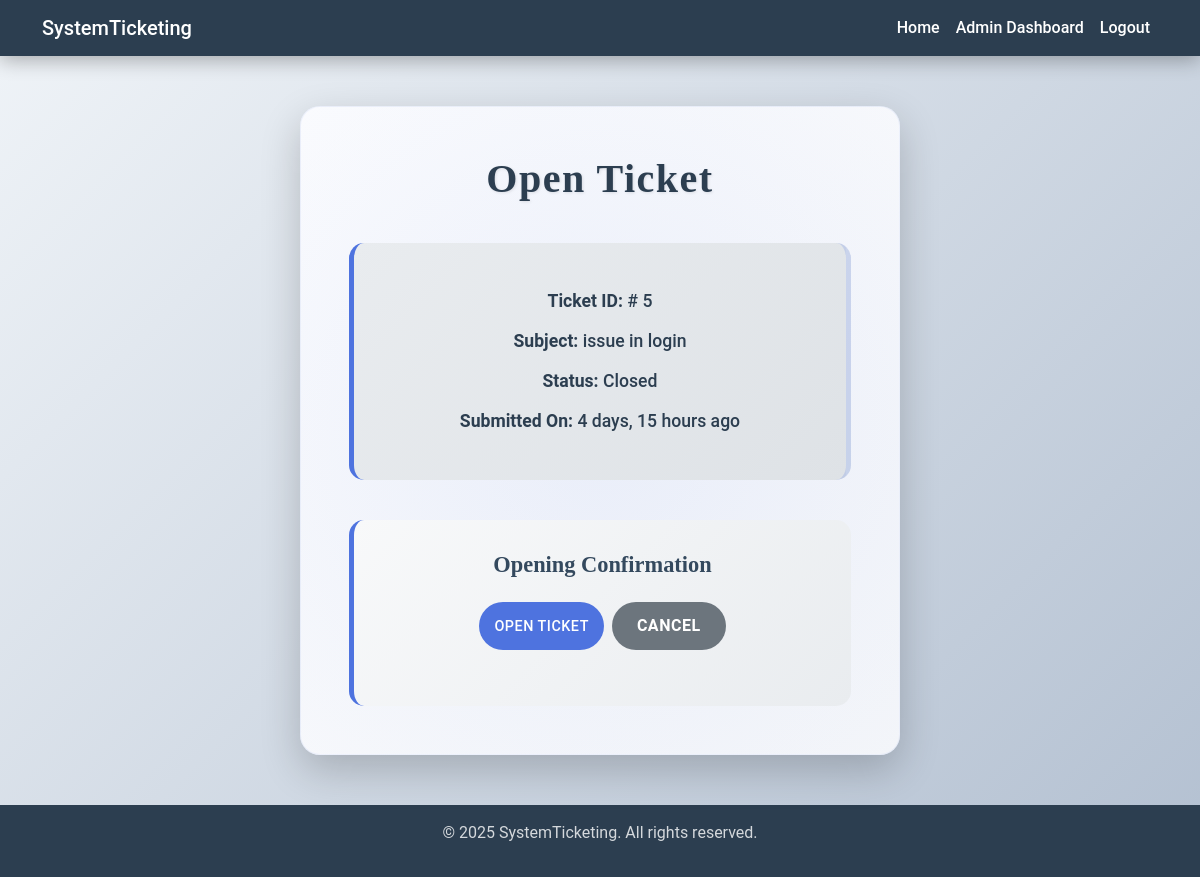
The page /ticket/open/5/ (signed in) on the database its author committed.
### ticket/models.py (models this page shows, shortened)
class TimeStampedModel(models.Model):
    created_at = models.DateTimeField(auto_now_add=True)
    updated_at = models.DateTimeField(auto_now=True)
    class Meta:
        abstract = True

class Ticket(TimeStampedModel):
    subject = models.CharField(max_length=200)
    description = models.TextField()
    user = models.ForeignKey(User, on_delete=models.CASCADE, related_name='user_ticket')
    file = models.FileField(upload_to='tickets/%Y/%m/%d', null=True, blank=True)
    status = models.CharField(max_length=50, choices=STARTS_CHOICES, default='Open')

### ticket/views.py (the view, shortened to what this page needs)
# urls.py: path('open/<ticket_id>/', views.TicketOpenView.as_view(), name='ticket-open'),
class TicketOpenView(LoginRequiredMixin, View):
    template_name = 'ticket/open-ticket.html'
    def setup(self, request, *args, **kwargs):
        self.user_ticket = get_object_or_404(Ticket, id=kwargs['ticket_id'])
        super().setup(request, *args, **kwargs)
    def dispatch(self, request, *args, **kwargs):
        if not (request.user == self.user_ticket.user or request.user.is_staff):
            messages.error(request, 'You can not open others ticket!!!', 'danger')
            return redirect('home:home')
        return super().dispatch(request, *args, **kwargs)
    def get(self, request, *args, **kwargs):
        ticket = self.user_ticket
        return render(request, self.template_name, {'ticket': ticket})

### ticket/templates/ticket/open-ticket.html (shortened to what this page needs)
{% extends 'main.html' %}
{% block main %}
    <div class="content">
        <div class="close-ticket-card">
            <h2>Open Ticket</h2>
            <div class="ticket-info">
                <p><strong>Ticket ID:</strong> # {{ ticket.id }}</p>
                <p><strong>Subject:</strong> {{ ticket.subject }}</p>
                <p><strong>Status:</strong> {{ ticket.status }}</p>
                <p><strong>Submitted On:</strong> {{ ticket.created_at|timesince }} ago</p>
            </div>
            <div class="close-form">
                <h4>Opening Confirmation</h4>
                <form action="{% url 'ticket:ticket-open' ticket.id %}" method="POST">
                    <div class="form-group mb-4">
                        <div class="button-group">
                            <input type="submit" class="btn btn-primary" value="Open Ticket">
                            <a href="{% url 'ticket:ticket-detail' ticket.id %}" class="btn btn-secondary">Cancel</a>
                        </div>
                    </div>
                </form>
            </div>
        </div>
    </div>
{% endblock %}

### static/css/main.css (style rules this page uses)
.btn-danger,.btn-primary,.btn-secondary { text-transform:uppercase;letter-spacing:.5px }
.close-form h4,.response-form h4,.summary-card h4,.ticket-section h4 { font-family:'Playfair Display',serif }
.button-group,.content,body { display:flex }
html { height:100% }
body { flex-direction:column;background-attachment:fixed }
.btn-primary,.feature-icon { background:var(--primary-color) }
.content { justify-content:center;align-items:center;justify-content:center;min-height:calc(100vh - 56px) }
.btn-primary,.ticket-table th { background:#3498db }
:root { --primary-color:#4e73df;--secondary-color:#1cc88a;--dark-color:#2c3e50;--primary-color:#4e73df;--secondary-color:#1cc88a;--dark-color:#2c3e50;--light-bg:#f8f9fa;--primary-color:#4e73df;--secondary-color:#1cc88a;--dark-color:#2c3e50;--danger-color:#e74c3c;--primary-color:#4e73df;--secondary-color:#1cc88a;--dark-color:#2c3e50;--danger-color:#e74c3c;--accent-gradient:linear-gradient(90deg, #6c757d, #343a40) }
.button-group { justify-content:center }
body { flex-direction:column }
.content { flex:1;justify-content:center;align-items:flex-start }
.admin-dashboard-card,.close-ticket-card,.ticket-detail-card { box-shadow:0 15px 40px rgba(0,0,0,.2);position:relative }
.ticket-info { border-left:4px solid var(--primary-color) }
.btn-primary { background:var(--primary-color) }
.admin-dashboard-card::before,.close-ticket-card::before,.open-tickets-card::before,.ticket-detail-card::before { content:'';position:absolute;top:-50%;left:-50%;width:200%;height:200%;background:radial-gradient(circle,rgba(78,115,223,.1) 0,transparent 70%);z-index:0;animation:15s linear infinite rotate }
.admin-dashboard-card>*,.close-ticket-card>*,.open-tickets-card>*,.ticket-detail-card>*,.ticket-section>* { position:relative;z-index:1 }
.admin-dashboard-card h2,.close-ticket-card h2,.open-tickets-card h2,.ticket-detail-card h2 { color:var(--dark-color);margin-bottom:2.5rem;text-align:center;font-family:'Playfair Display',serif;font-size:2.5rem;font-weight:700;text-shadow:1px 1px 3px rgba(0,0,0,.1);letter-spacing:1.5px }
.close-form,.response-form { margin-top:2.5rem;padding:2rem;background:linear-gradient(135deg,#f8f9fa 0,#e9ecef 100%);border-radius:15px;border-left:5px solid var(--primary-color) }
.close-form h4,.response-form h4 { color:#34495e;margin-bottom:1.5rem;font-size:1.4rem;font-weight:600;text-align:center }
.close-ticket-card { background:linear-gradient(135deg,#fff 0,#f8f9fa 100%);padding:3rem;border-radius:20px;width:100%;max-width:600px;transition:transform .4s,box-shadow .4s;border:1px solid rgba(78,115,223,.1);overflow:hidden }
.ticket-info { background:linear-gradient(135deg,#e9ecef 0,#dee2e6 100%);padding:2rem;border-radius:15px;margin-bottom:2.5rem;border-left:5px solid var(--primary-color);border-right:5px solid rgba(78,115,223,.2);text-align:center }
.ticket-info p { color:#2c3e50;font-size:1.1rem;margin:.75rem 0;font-weight:500;line-height:1.6 }
.btn-secondary { background:#6c757d;border:none;border-radius:25px;padding:12px 25px;transition:.4s;font-weight:600;font-size:1rem }
.button-group { gap:1rem;justify-content:center;gap:1.5rem;justify-content:center;margin-top:1.5rem;gap:.5rem }
body { background:linear-gradient(135deg,#f0f4f8 0,#b3c0d1 100%);min-height:100vh;margin:0;font-family:Roboto,sans-serif;flex-direction:column;overflow-x:hidden }
.content { flex:1;justify-content:center;align-items:flex-start;padding:50px 20px;position:relative;z-index:1 }
.btn-danger,.btn-primary { padding:8px 15px;transition:.4s;font-weight:500;font-size:.9rem }
.btn-primary { background:var(--primary-color);border:none;border-radius:25px }

### rows shown on the page
Ticket: id "5", subject "issue in login", status "Closed", created_at "4 days, 15 hours"
